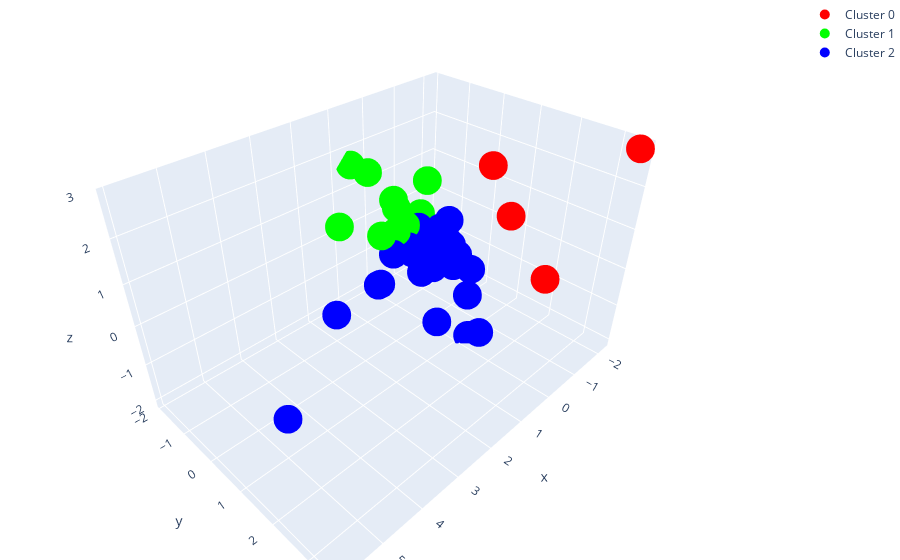

Notebook cell for this chart:
### Code cell
# membuat visualisasi 3D untuk setiap klaster
# klaster 1
Cluster0= go.Scatter3d(
        x=df_pca_3[df_pca_3['cluster']==0]['PC1'],
        y=df_pca_3[df_pca_3['cluster']==0]['PC2'],
        z=df_pca_3[df_pca_3['cluster']==0]['PC3'],
        mode="markers",
        marker=dict(
                    size=10,
                    color="rgb(255,0,0)",
        ),
        name="Cluster 0"
)

#klaster 2
Cluster1= go.Scatter3d(
        x=df_pca_3[df_pca_3['cluster']==1]['PC1'],
        y=df_pca_3[df_pca_3['cluster']==1]['PC2'],
        z=df_pca_3[df_pca_3['cluster']==1]['PC3'],
        mode="markers",
        marker=dict(
                    size=10,
                    color="rgb(0,255,0)",
        ),
        name="Cluster 1"
)

# klaster 3
Cluster2= go.Scatter3d(
        x=df_pca_3[df_pca_3['cluster']==2]['PC1'],
        y=df_pca_3[df_pca_3['cluster']==2]['PC2'],
        z=df_pca_3[df_pca_3['cluster']==2]['PC3'],
        mode="markers",
        marker=dict(
                    size=10,
                    color="rgb(0,0,255)",
        ),
        name="Cluster 2"
)


data_plot_km=[Cluster0,Cluster1,Cluster2]

# membuat plot
layout = go.Layout(
    margin=dict(l=0, r=0, b=0, t=0))

fig=go.Figure(data = data_plot_km, layout = layout)
iplot(fig)

### Figure 1 — Plotly figure (JSON) as saved in the notebook; plotly's stock layout.template omitted (floating-point values rounded to 4 significant figures)
{"data": [{"marker": {"color": "rgb(255,0,0)", "size": 10}, "mode": "markers", "name": "Cluster 0", "type": "scatter3d", "x": [-0.5919, -2.17, -0.8681, -0.9831], "y": [2.775, 3.483, 0.9922, 1.5], "z": [0.1985, 2.851, 2.094, 1.033]}, {"marker": {"color": "rgb(0,255,0)", "size": 10}, "mode": "markers", "name": "Cluster 1", "type": "scatter3d", "x": [1.671, 0.2566, -0.0126, -0.1092, -0.5547, 0.8172, 0.5914, -0.4539, -0.01769, 0.1049], "y": [-1.095, -0.7616, -0.7248, -1.217, -0.7584, -0.6685, -1.9, -0.4824, -1.033, -1.859], "z": [0.7885, 0.2058, 0.2841, 0.7154, 0.3615, 0.375, 1.62, 1.364, 0.6138, 1.279]}, {"marker": {"color": "rgb(0,0,255)", "size": 10}, "mode": "markers", "name": "Cluster 2", "type": "scatter3d", "x": [-0.1326, -0.2715, -0.2167, -0.391, -0.7063, 0.01298, 1.4, -0.7324, -0.401, 0.05183, -0.1672, 2.877, -0.4657, 0.3676, -0.2059, 5.87, -0.6818, -0.9119, -0.03357, -1.312, -0.2704, 0.6071, 1.523, 0.1496, -0.2798, -0.7422, 0.18, -0.9276, -0.8611, 0.09527, -1.105], "y": [-0.1807, -0.4152, 1.172, -0.5164, -0.06735, -0.4726, -0.1049, -0.01697, 0.007163, -0.3406, 1.52, 0.1219, -0.302, 0.6882, -0.1108, 2.525, 0.1338, 0.1437, 0.1591, -0.164, -0.6111, -0.5041, -0.05238, -0.03535, -0.5528, 0.6704, -0.4286, 0.02318, -0.5945, -0.3761, 0.4321], "z": [-0.6615, -0.4978, -2.046, -0.1687, -0.0821, -0.1106, -0.3724, 0.41, 0.3548, -0.2379, -1.723, -0.2954, 0.01372, -1.58, -0.4466, 0.7075, -0.1666, -0.5767, -0.5009, -0.8756, 0.08162, -0.1362, -0.3152, -0.6362, 0.1917, -1.395, -0.09109, -0.9337, -0.4818, -0.2826, -0.9285]}], "layout": {"margin": {"b": 0, "l": 0, "r": 0, "t": 0}}}
